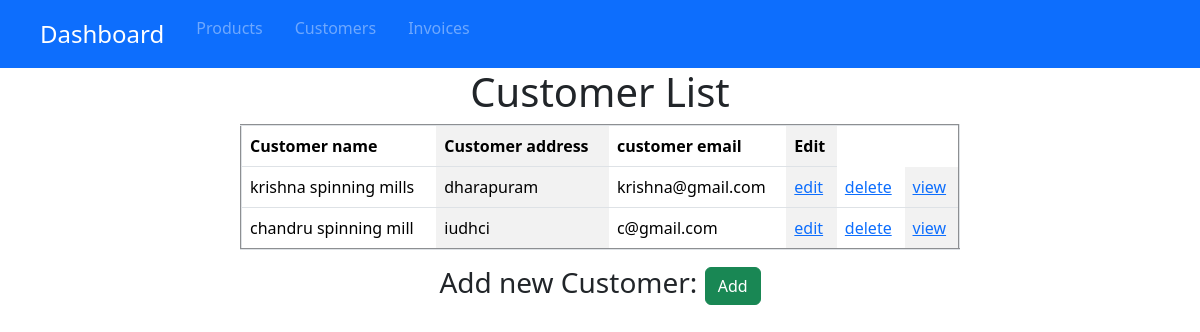
The app's page /CustomerList/, older data.
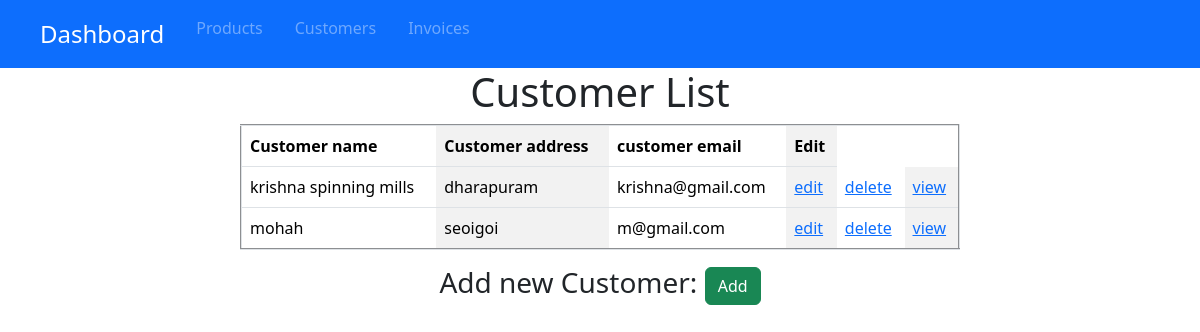
The same page, newer data.
### inventory/models.py (models this page shows, shortened)
class Customer(models.Model):
    customer_name=models.CharField(max_length=200)
    customer_phone=models.CharField(max_length=22,unique=True)
    customer_email=models.EmailField(null=True,blank=True)
    customer_address=models.TextField()
    customer_gst_number=models.CharField(max_length=50, blank=True, null=True)
    created_at=models.DateTimeField(auto_now_add=True)

### inventory/views.py (the view)
# urls.py: path('CustomerList/',CustomerList.as_view(),name='CustomerList'),
class CustomerList(ListView):
    model=Customer
    context_object_name='customerobjects'

### templates/inventory/Customer_list.html (shortened to what this page needs)
{% extends 'inventory/dummy.html' %}
{% block content %}
    <center>
        <h1>Customer List</h1>
        <table border="2px" style="width: 60%;" cellpadding="10px" class="table table-striped-columns">
            <tr>
                <th>Customer name</th>
                <th>Customer address</th>
                <th>customer email</th>
                <th>Edit</th>
            </tr>
            {% for customer in customerobjects %}
            <tr>
                <td>{{customer.customer_name}}</td>
                <td>{{customer.customer_address}}</td>
                <td>{{customer.customer_email}}</td>
                <td> <a href="{% url 'CustomerUpdate' pk=customer.pk %}">edit</a></td>
                <td> <a href="{% url 'CustomerDelete' pk=customer.pk %}">delete</a></td>
                <td> <a href="{% url 'CustomerDetail' pk=customer.pk %}">view</a></td>
            </tr>
            {% endfor %}
        </table>
       <h3>Add new Customer: <a href="{% url 'CreateCustomer' %}" class="btn btn-success">Add</a> </h3>
    </center>
    {% endblock %}

Row changes from the older to the newer data that the page shows:
removed Customer: customer_name "chandru spinning mill", customer_address "iudhci", customer_email "c@gmail.com"
added Customer: customer_name "mohah", customer_address "seoigoi", customer_email "m@gmail.com"
